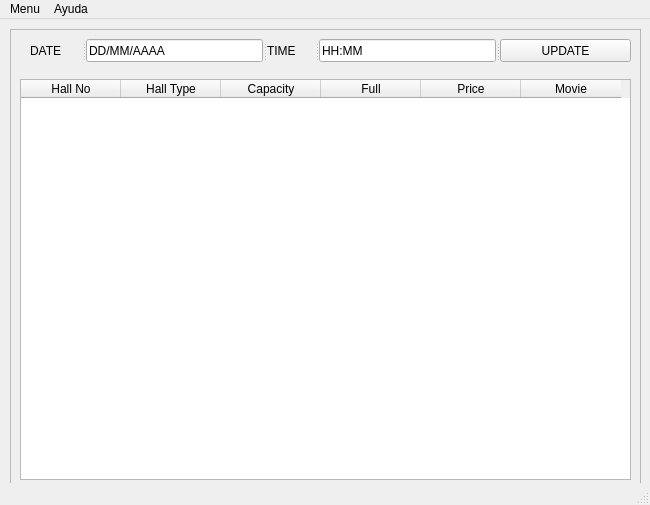
<?xml version="1.0" encoding="UTF-8"?>
<ui version="4.0">
 <class>vPrincipal</class>
 <widget class="QMainWindow" name="vPrincipal">
  <property name="geometry">
   <rect>
    <x>0</x>
    <y>0</y>
    <width>650</width>
    <height>505</height>
   </rect>
  </property>
  <property name="sizePolicy">
   <sizepolicy hsizetype="Preferred" vsizetype="Preferred">
    <horstretch>0</horstretch>
    <verstretch>0</verstretch>
   </sizepolicy>
  </property>
  <property name="maximumSize">
   <size>
    <width>650</width>
    <height>505</height>
   </size>
  </property>
  <property name="windowTitle">
   <string>Cinemar - Carga de Funciones</string>
  </property>
  <widget class="QWidget" name="centralwidget">
   <widget class="QFrame" name="frame">
    <property name="geometry">
     <rect>
      <x>10</x>
      <y>10</y>
      <width>631</width>
      <height>461</height>
     </rect>
    </property>
    <property name="frameShape">
     <enum>QFrame::StyledPanel</enum>
    </property>
    <property name="frameShadow">
     <enum>QFrame::Raised</enum>
    </property>
    <widget class="QTableWidget" name="tabla">
     <property name="geometry">
      <rect>
       <x>10</x>
       <y>50</y>
       <width>611</width>
       <height>401</height>
      </rect>
     </property>
     <column>
      <property name="text">
       <string>Hall No</string>
      </property>
     </column>
     <column>
      <property name="text">
       <string>Hall Type</string>
      </property>
     </column>
     <column>
      <property name="text">
       <string>Capacity</string>
      </property>
     </column>
     <column>
      <property name="text">
       <string>Full</string>
      </property>
     </column>
     <column>
      <property name="text">
       <string>Price</string>
      </property>
     </column>
     <column>
      <property name="text">
       <string>Movie</string>
      </property>
     </column>
    </widget>
    <widget class="QSplitter" name="splitter">
     <property name="geometry">
      <rect>
       <x>20</x>
       <y>10</y>
       <width>601</width>
       <height>23</height>
      </rect>
     </property>
     <property name="orientation">
      <enum>Qt::Horizontal</enum>
     </property>
     <widget class="QLabel" name="lblFecha">
      <property name="text">
       <string>DATE</string>
      </property>
     </widget>
     <widget class="QLineEdit" name="txtFecha">
      <property name="text">
       <string>DD/MM/AAAA</string>
      </property>
     </widget>
     <widget class="QLabel" name="lblHora">
      <property name="text">
       <string>TIME</string>
      </property>
     </widget>
     <widget class="QLineEdit" name="txtHorario">
      <property name="text">
       <string>HH:MM</string>
      </property>
     </widget>
     <widget class="QPushButton" name="btnCargar">
      <property name="text">
       <string>UPDATE</string>
      </property>
     </widget>
    </widget>
   </widget>
  </widget>
  <widget class="QMenuBar" name="mneMenu">
   <property name="geometry">
    <rect>
     <x>0</x>
     <y>0</y>
     <width>650</width>
     <height>26</height>
    </rect>
   </property>
   <widget class="QMenu" name="menuMenu">
    <property name="title">
     <string>Menu</string>
    </property>
    <addaction name="actionSalir"/>
   </widget>
   <widget class="QMenu" name="menuAyuda">
    <property name="title">
     <string>Ayuda</string>
    </property>
    <addaction name="actionAcerca_de"/>
   </widget>
   <addaction name="menuMenu"/>
   <addaction name="menuAyuda"/>
  </widget>
  <widget class="QStatusBar" name="statusbar"/>
  <action name="actionAcerca_de">
   <property name="text">
    <string>Acerca de...</string>
   </property>
  </action>
  <action name="actionSalir">
   <property name="text">
    <string>Salir</string>
   </property>
  </action>
 </widget>
 <resources/>
 <connections/>
</ui>
